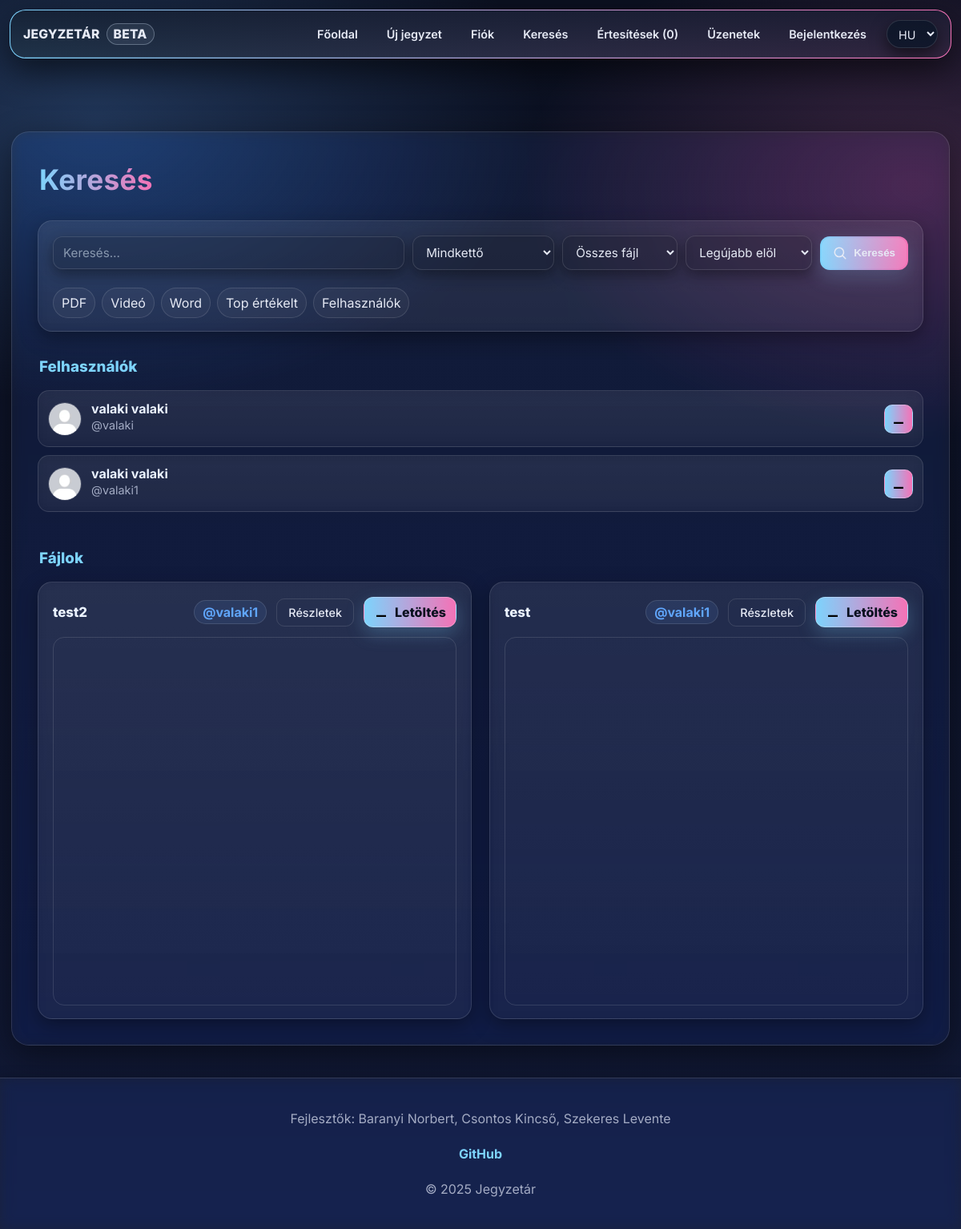
Screenshot of /search.php with the database file from the repository.
### tables this page shows
CREATE TABLE `users` (
  `id` int(11) NOT NULL,
  `lastname` varchar(100) DEFAULT NULL,
  `firstname` varchar(100) DEFAULT NULL,
  `username` varchar(50) NOT NULL,
  `birthdate` date DEFAULT NULL,
  `gender` varchar(10) DEFAULT NULL,
  `email` varchar(50) NOT NULL,
  `profile_picture` varchar(255) DEFAULT NULL,
  `password` varchar(255) NOT NULL,
  `security_question` varchar(255) NOT NULL,
  `security_answer` varchar(255) NOT NULL,
  `admin` tinyint(1) NOT NULL,
  `registration_date` datetime DEFAULT NULL,
  `language` varchar(5) NOT NULL DEFAULT 'hu',
  `oauth_provider` varchar(20) DEFAULT NULL,
  `oauth_sub` varchar(191) DEFAULT NULL,
  `email_verified` tinyint(1) NOT NULL DEFAULT 0
);

CREATE TABLE `files` (
  `id` int(11) NOT NULL,
  `uploaded_by` int(11) DEFAULT NULL,
  `name` varchar(255) NOT NULL,
  `file_name` varchar(255) NOT NULL,
  `description` text DEFAULT NULL,
  `file_path` varchar(255) NOT NULL,
  `subject` varchar(100) NOT NULL,
  `tags` varchar(255) NOT NULL,
  `tn_name` varchar(255) DEFAULT NULL
);

### assets/php/lang.php (called while the page is built, shortened)
<?php
    $lang = $_SESSION['lang'] ?? ($_COOKIE['lang'] ?? 'hu');
    $translations = [];
    $sql = $conn->query(
        "SELECT t_key, text FROM translations WHERE lang_code = '" .
        $conn->real_escape_string($lang) . "'"
    );
    while ($row = $sql->fetch_assoc()) {
        $translations[$row['t_key']] = $row['text'];
    }
    if (!function_exists('t')) {
        function t(string $key, string $fallback = ''): string {
            global $translations;
            if (isset($translations[$key])) {
                return $translations[$key];
            }
            return $fallback !== '' ? $fallback : $key;
        }
    }

### search.php (the view, shortened to what this page needs)
<?php
require "assets/php/db.php";
$q     = trim($_GET['q'] ?? '');
$scope = strtolower($_GET['scope'] ?? 'all');
$type  = strtolower($_GET['type']  ?? 'all');
$sort  = strtolower($_GET['sort']  ?? 'new');
$fileResult = null;
if ($scope !== 'users') {
    $where = [];
    $whereSql    = $where ? ('WHERE '.implode(' AND ', $where)) : '';
    $joinRatings = '';
    $selectExtra = '';
    $groupSql    = '';
    $orderSql    = 'ORDER BY f.id DESC';
    $sqlFiles = "
            SELECT f.* $selectExtra
            FROM files f
            $joinRatings
            $whereSql
            $groupSql
            $orderSql
            LIMIT 60
        ";
    $fileResult = $conn->query($sqlFiles);
}
$userResult = null;
if ($scope !== 'files') {
    $userWhere  = '';
    $orderUsers = 'ORDER BY u.username ASC';
    $sqlUsers = "
            SELECT u.id, u.firstname, u.lastname, u.username, u.profile_picture
            FROM users u
            $userWhere
            $orderUsers
            LIMIT 50
        ";
    $userResult = $conn->query($sqlUsers);
}
require "assets/php/lang.php";
?>
<!DOCTYPE html>
<html lang="<?= $lang ?>">
<head>
    <link rel="stylesheet" href="assets/css/styles.aurora.css">
</head>
<body>
<?php include 'assets/php/navbar.php'; ?>
<div class="main">
    <div class="section-titlebar">
        <h1><?= t('search_title') ?></h1>
    </div>
    <section class="filters card">
        <form class="filters-inner" action="search.php" method="get">
            <input class="input" type="text" name="q"
                   value="<?= htmlspecialchars($q) ?>"
                   placeholder="<?= t('search_placeholder') ?>">
            <select class="select" name="scope" aria-label="<?= t('search_scope_label') ?>">
                <?php
                $scopes = [
                        'all'   => t('search_scope_all'),
                        'files' => t('search_scope_files'),
                        'users' => t('search_scope_users'),
                ];
                foreach ($scopes as $val => $label) {
                    $sel = $scope === $val ? 'selected' : '';
                    echo "<option value=\"$val\" $sel>$label</option>";
                }
                ?>
            </select>
            <select class="select" name="type" aria-label="<?= t('search_type_label') ?>">
                <?php
                $types = [
                        'all' => t('search_type_all'),
                        'pdf' => t('search_type_pdf'),
                        'mp4' => t('search_type_mp4'),
                        'docx'=> t('search_type_docx')
                ];
                foreach ($types as $val => $label) {
                    $sel = $type === $val ? 'selected' : '';
                    echo "<option value=\"$val\" $sel>$label</option>";
                }
                ?>
            </select>
            <select class="select" name="sort" aria-label="<?= t('search_sort_label') ?>">
                <?php
                $sorts = [
                        'new' => t('search_sort_new'),
                        'old' => t('search_sort_old'),
                        'top' => t('search_sort_top')
                ];
                foreach ($sorts as $val => $label) {
                    $sel = $sort === $val ? 'selected' : '';
                    echo "<option value=\"$val\" $sel>$label</option>";
                }
                ?>
            </select>
            <button class="btn-search" type="submit" aria-label="<?= t('search_btn') ?>">
                <svg class="icon icon-search" viewBox="0 0 24 24" aria-hidden="true">
                    <path d="M15.5 15.5L21 21M10.5 18a7.5 7.5 0 1 1 0-15 7.5 7.5 0 0 1 0 15z"
                          fill="none" stroke="currentColor" stroke-width="2" stroke-linecap="round"/>
                </svg>
                <span><?= t('search_btn') ?></span>
            </button>
        </form>
        <div class="hero-pills" style="margin-top:10px">
            <a class="pill" href="search.php?scope=files&type=pdf&sort=new"><?= t('pill_pdf') ?></a>
            <a class="pill" href="search.php?scope=files&type=mp4&sort=new"><?= t('pill_video') ?></a>
            <a class="pill" href="search.php?scope=files&type=docx&sort=new"><?= t('pill_word') ?></a>
            <a class="pill" href="search.php?scope=files&sort=top"><?= t('pill_top_rated') ?></a>
            <a class="pill" href="search.php?scope=users&q=<?= urlencode($q ?: '') ?>"><?= t('pill_users') ?></a>
        </div>
    </section>
    <?php if ($userResult && $userResult->num_rows > 0): ?>
        <div class="section-titlebar"><h3><?= t('result_users') ?></h3></div>
        <div class="list-compact">
            <?php while ($u = $userResult->fetch_assoc()):
                $uid   = (int)$u['id'];
                $unameRaw = $u['username'] ?? '';
                $uname = htmlspecialchars($unameRaw);
                $full  = htmlspecialchars(trim(($u['lastname'] ?? '').' '.($u['firstname'] ?? '')));
                $pfp = "assets/img/default_profile_picture.jpg";
                ?>
                <article class="mini-card">
                    <div class="mini-main" style="display:flex;align-items:center;gap:12px;">
                        <img src="<?= htmlspecialchars($pfp) ?>" alt="" style="width:42px;height:42px;border-radius:999px;object-fit:cover;border:1px solid var(--stroke)">
                        <div>
                            <h4 class="mini-title"><?= $full !== '' ? $full : '@'.$uname ?></h4>
                            <p class="mini-meta">@<?= $uname ?></p>
                        </div>
                    </div>
                    <a class="mini-download"
                       href="profile.php?userid=<?= $uid ?>"
                       title="<?= t('open_profile') ?>"
                       aria-label="<?= t('open_profile') ?>">
                        <svg class="icon icon-download" viewBox="0 0 24 24" aria-hidden="true">
                            <path d="M12 3v10m0 0l-4-4m4 4l4-4M4 17v3h16v-3"></path>
                        </svg>
                    </a>
                </article>
            <?php endwhile; ?>
        </div>
    <?php elseif ($scope === 'users' && $q !== ''): ?>
        <div class="card"><p><?= t('empty_no_users') ?></p></div>
    <?php endif; ?>
    <?php if ($fileResult && $fileResult->num_rows > 0): ?>
        <div class="section-titlebar" style="margin-top:14px"><h3><?= t('result_files') ?></h3></div>
        <div class="content-grid grid-large">
            <?php while ($f = $fileResult->fetch_assoc()):
                $uploader_q = $conn->query("SELECT username FROM users WHERE id=".(int)$f['uploaded_by']." LIMIT 1");
                $uploader   = $uploader_q ? $uploader_q->fetch_assoc() : ['username'=>null];
                $file_id   = (int)$f['id'];
                $file_name = htmlspecialchars($f['name']);
                $usernameRaw  = $uploader['username'] ?? '';
                $username  = htmlspecialchars($usernameRaw);
                $ext       = strtolower(pathinfo($f['file_name'], PATHINFO_EXTENSION));
                $user_dir  = "users/" . ($uploader['username'] ?? '') . "/";
                $safe_path = $user_dir . $f['file_name'];
                ?>
                <article class="card">
                    <header class="card-head">
                        <h4 class="entry-title"><?= $file_name ?></h4>
                        <a class="uploader-name" href="profile.php?userid=<?= (int)$f['uploaded_by'] ?>">@<?= $username ?></a>
                        <a class="note-desc-btn" href="note.php?id=<?= (int)$f['id'] ?>">
                            <?= t('btn_details') ?>
                        </a>
                        <a class="entry-download-btn" href="assets/php/download.php?id=<?= $file_id ?>">
                            <svg class="icon icon-download" viewBox="0 0 24 24" aria-hidden="true">
                                <path d="M12 3v10m0 0l-4-4m4 4l4-4M4 17v3h16v-3"></path>
                            </svg>
                            <?= t('btn_download') ?>
                        </a>
                    </header>
                    <?php if ($ext === 'docx'): ?>
                        <p><b><?= t('docx_warning') ?></b></p>
                    <?php elseif ($ext === 'pdf'): ?>
                        <iframe src="<?= htmlspecialchars($safe_path) ?>" width="100%" height="460"></iframe>
                    <?php endif; ?>
                </article>
            <?php endwhile; ?>
        </div>
    <?php elseif ($scope !== 'users'): ?>
        <div class="card"><p><?= t('empty_no_files_filter') ?></p></div>
    <?php endif; ?>
</div>
<?php include 'assets/php/footer.php'; ?>
</body>
</html>

### rows the page displays
users: full "valaki valaki", username "valaki"
users: full "valaki valaki", username "valaki1"
files: name "test2", users.username "valaki1"
files: name "test", users.username "valaki1"

### other values shown
t('nav_home') "Főoldal"
t('nav_upload') "Új jegyzet"
t('nav_profil') "Fiók"
t('nav_search') "Keresés"
t('nav_notify') "Értesítések"
$notify_number "0"
t('nav_messages') "Üzenetek"
t('nav_login') "Bejelentkezés"
t('search_btn') "Keresés"
t('pill_pdf') "PDF"
t('pill_video') "Videó"
t('pill_word') "Word"
t('pill_top_rated') "Top értékelt"
t('pill_users') "Felhasználók"
t('result_users') "Felhasználók"
